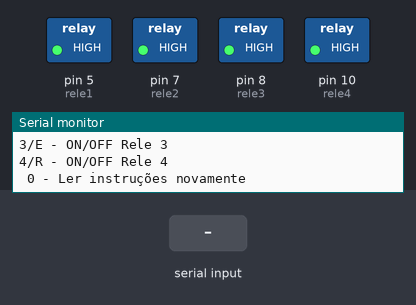
Bench run of a sketch on a simulated Arduino Uno, built with avr-gcc and run on an emulated ATmega328P. Parts: switched loads named in the sketch (green lamp = pin HIGH), the last lines printed to the serial monitor. Inputs (shaded band) come from the test bench.

Above: at 1.2 s.
1.3 s: "4" received over Serial
At 2.5 s:
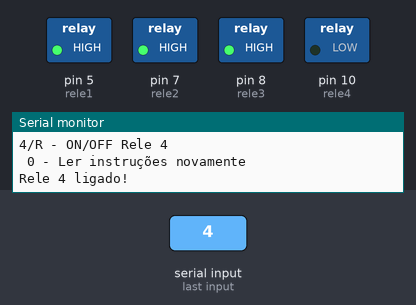
2.8 s: "3" received over Serial
At 3.6 s:
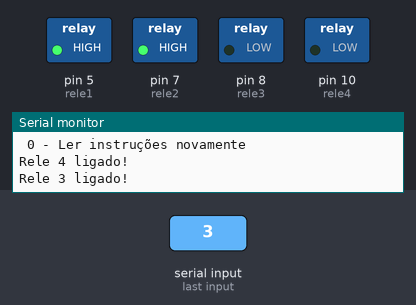
4.3 s: "R" received over Serial
At 4.8 s:
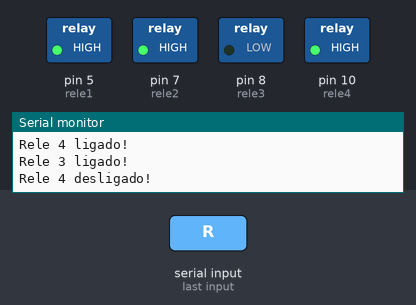
5.8 s: "2" received over Serial
At 7.0 s:
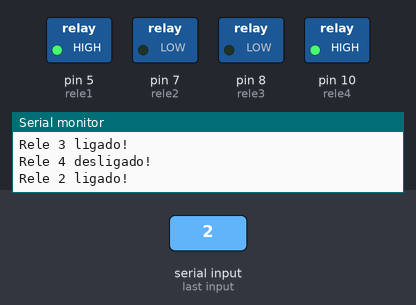
7.3 s: "E" received over Serial
At 8.2 s:
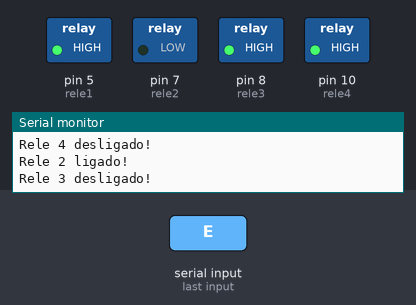
8.8 s: "1" received over Serial
At 9.4 s:
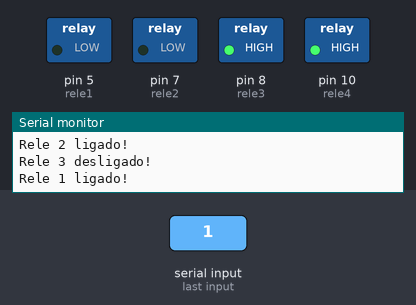
Timing chart, 0 to 11.3 s (numbered marks = the images above; inputs shaded):
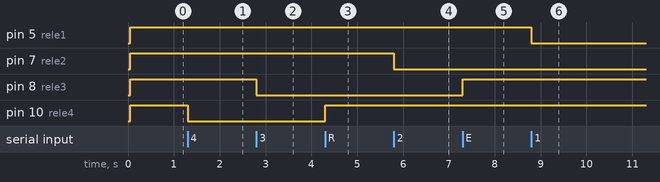

Measured:
- after the input at 1.3 s, pin 10 (rele4): HIGH → LOW at once
- after the input at 2.8 s, pin 8 (rele3): HIGH → LOW at once
- after the input at 4.3 s, pin 10 (rele4): LOW → HIGH at once
- after the input at 5.8 s, pin 7 (rele2): HIGH → LOW at once
- after the input at 7.3 s, pin 8 (rele3): LOW → HIGH at once
- after the input at 8.8 s, pin 5 (rele1): HIGH → LOW at once

The sketch:

Modulo_Rele.ino
```cpp
int rele1 = 5;
int rele2 = 7;
int rele3 = 8;
int rele4 = 10;

void setup()
{
  Serial.begin(9600);
  pinMode(10, OUTPUT);
  pinMode(8, OUTPUT);
  pinMode(7, OUTPUT);
  pinMode(5, OUTPUT);
  Serial.println("1/Q - ON/OFF Rele 1");
  Serial.println("2/W - ON/OFF Rele 2");
  Serial.println("3/E - ON/OFF Rele 3");
  Serial.println("4/R - ON/OFF Rele 4");
  Serial.println(" 0 - Ler instruções novamente");
  digitalWrite(rele1, HIGH);
  digitalWrite(rele2, HIGH);
  digitalWrite(rele3, HIGH);
  digitalWrite(rele4, HIGH);
}

void loop()
{

  if (Serial.available())
  {

    int c = Serial.read();
if (c == '0')
    {
      Serial.println("1/Q - ON/OFF Rele 1");
      Serial.println("2/W - ON/OFF Rele 2");
      Serial.println("3/E - ON/OFF Rele 3");
      Serial.println("4/R - ON/OFF Rele 4");
    }
    if (c == 'R')
    {
      digitalWrite(rele4, HIGH);
      Serial.println("Rele 4 desligado!");
    }
     if (c == 'E')
    {
      digitalWrite(rele3, HIGH);
      Serial.println("Rele 3 desligado!");
    }
     if (c == 'W')
    {
      digitalWrite(rele2, HIGH);
      Serial.println("Rele 2 desligado!");
    }
     if (c == 'Q')
    {
      digitalWrite(rele1, HIGH);
      Serial.println("Rele 1 desligado!");
    }
    else if (c == '4')
    {

      digitalWrite(rele4, LOW);
      Serial.println("Rele 4 ligado!");
    }
    if (c == '3')
    {
      digitalWrite(rele3, LOW);
      Serial.println("Rele 3 ligado!");
    }
    if (c == '2')
    {
      digitalWrite(rele2, LOW);
      Serial.println("Rele 2 ligado!");
    }
     if (c == '1')
    {
      digitalWrite(rele1, LOW);
      Serial.println("Rele 1 ligado!");
    }
  }
}
```
